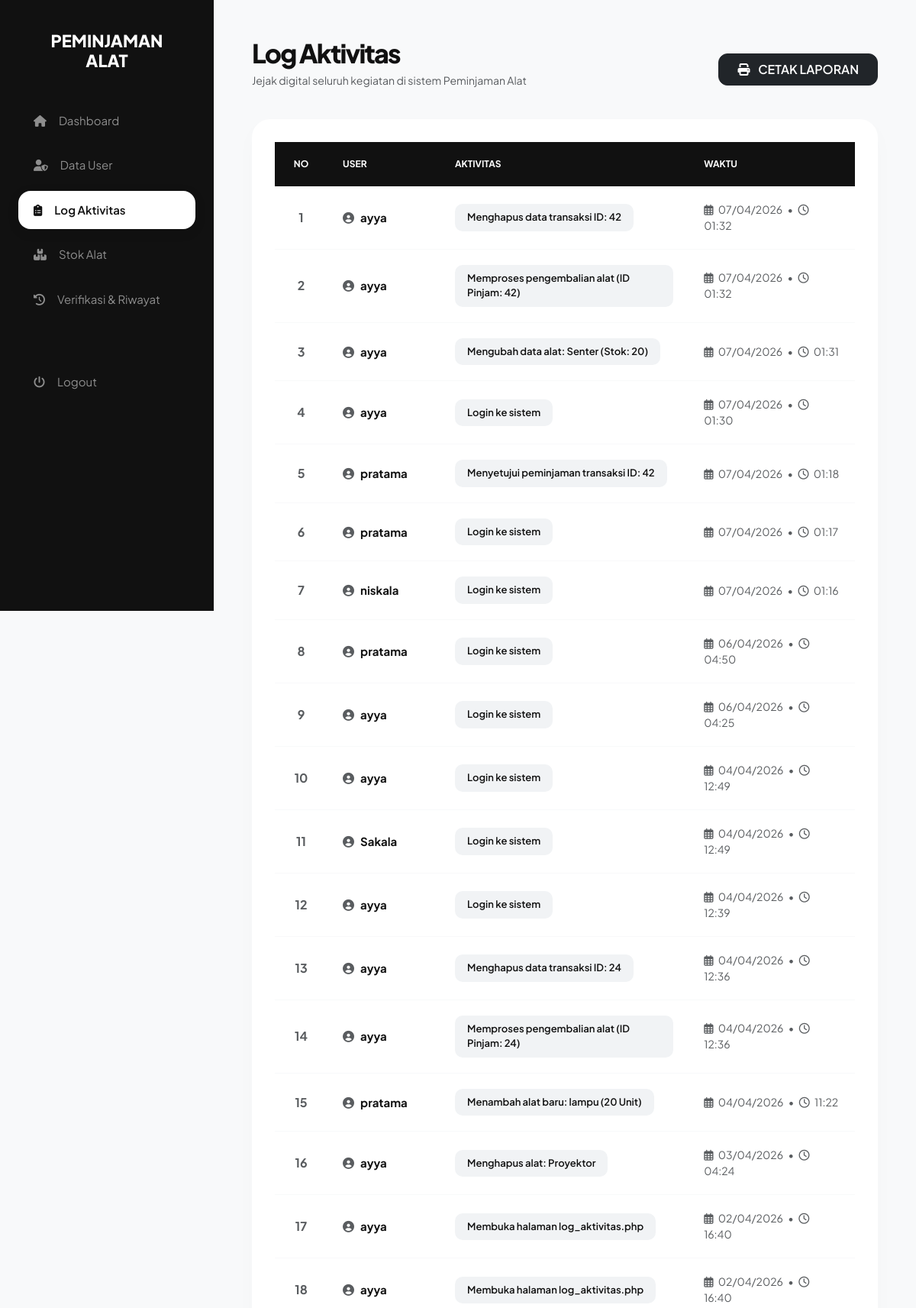
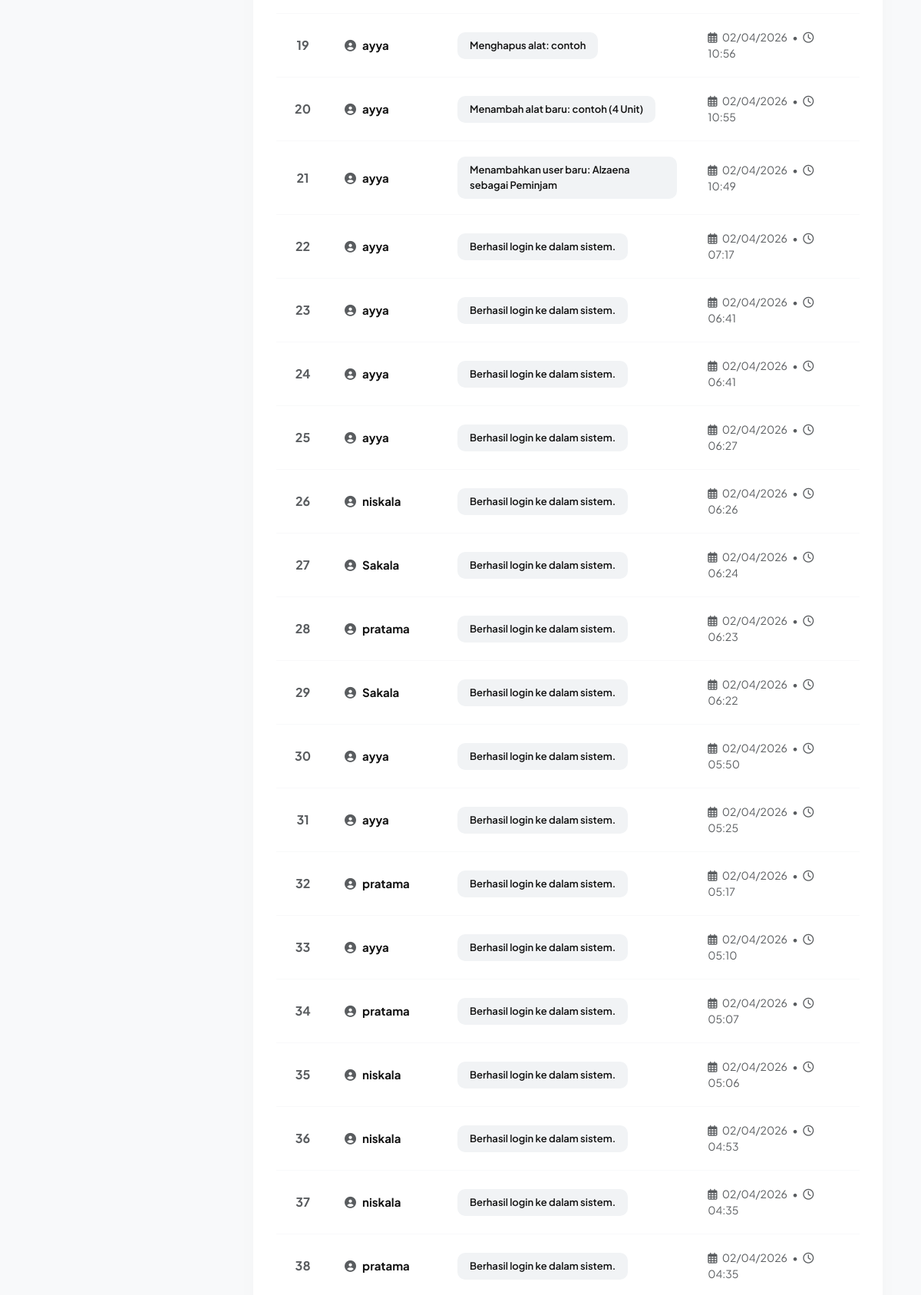
Page /views/admin/log_aktivitas.php (signed in, upper part) on the committed database (2 pictures, top to bottom).
### tables this page shows
CREATE TABLE `log_aktivitas` (
  `id` int(11) NOT NULL,
  `id_user` int(11) DEFAULT NULL,
  `aktivitas` text DEFAULT NULL,
  `waktu` timestamp NOT NULL DEFAULT current_timestamp()
);

CREATE TABLE `user` (
  `id` int(11) NOT NULL,
  `nama` varchar(100) DEFAULT NULL,
  `username` varchar(50) NOT NULL,
  `password` varchar(50) NOT NULL,
  `role` varchar(20) NOT NULL
);

### views/admin/log_aktivitas.php (the view, shortened to what this page needs)
<?php
include '../../model/m_koneksi.php';
?>
<!DOCTYPE html>
<html lang="en">
<head>
    <link href="https://cdn.jsdelivr.net/npm/bootstrap@5.3.0/dist/css/bootstrap.min.css" rel="stylesheet">
    <link rel="stylesheet" href="https://cdnjs.cloudflare.com/ajax/libs/font-awesome/6.5.1/css/all.min.css">
</head>
<body>
<div class="sidebar">
    <h2>PEMINJAMAN<br>ALAT</h2>
    <div class="nav flex-column">
        <a href="index.php" class="nav-link"><i class="fas fa-house me-3"></i> Dashboard</a>
        <a href="data_user.php" class="nav-link"><i class="fas fa-user-shield me-3"></i> Data User</a>
        <a href="log_aktivitas.php" class="nav-link active"><i class="fas fa-clipboard-list me-3"></i> Log Aktivitas</a>
        <a href="../alat/index.php" class="nav-link"><i class="fas fa-boxes-stacked me-3"></i> Stok Alat</a>
        <a href="../peminjaman/Datapeminjaman.php" class="nav-link"><i class="fas fa-clock-rotate-left me-3"></i> Verifikasi & Riwayat</a>
        <a href="../auth/logout.php" class="nav-link text-danger" style="margin-top: 50px;" onclick="return confirm('Yakin ingin keluar?')">
            <i class="fas fa-power-off me-3"></i> Logout
        </a>
    </div>
</div>
<div class="main-content">
    <div class="d-flex justify-content-between align-items-center mb-4">
        <div>
            <h1 class="page-title mb-1">Log Aktivitas</h1>
            <p class="text-muted small">Jejak digital seluruh kegiatan di sistem Peminjaman Alat</p>
        </div>
        <button class="btn btn-dark px-4 py-2" style="border-radius: 12px; font-weight: 600;" onclick="window.open('cetak_log.php', '_blank')">
            <i class="fas fa-print me-2"></i> CETAK LAPORAN
        </button>
    </div>
    <div class="table-container">
        <div class="table-responsive">
            <table class="table align-middle">
                <thead>
                    <tr>
                        <th width="5%" class="text-center">NO</th>
                        <th width="20%">USER</th>
                        <th width="45%">AKTIVITAS</th>
                        <th width="30%">WAKTU</th>
                    </tr>
                </thead>
                <tbody>
                    <?php
                    $no = 1;
                    $query = mysqli_query($conn, "SELECT log_aktivitas.*, user.username
                                                  FROM log_aktivitas
                                                  JOIN user ON log_aktivitas.id_user = user.id
                                                  ORDER BY log_aktivitas.id DESC");
                    if($query && mysqli_num_rows($query) > 0) :
                        while($row = mysqli_fetch_assoc($query)) :
                    ?>
                    <tr>
                        <td class="text-muted fw-bold text-center"><?= $no++; ?></td>
                        <td>
                            <span class="fw-bold" style="color: #111; font-size: 15px;">
                                <i class="fas fa-user-circle me-2 text-muted"></i><?= htmlspecialchars($row['username']); ?>
                            </span>
                        </td>
                        <td>
                            <span class="badge-aktivitas">
                                <?= htmlspecialchars($row['aktivitas']); ?>
                            </span>
                        </td>
                        <td class="text-muted small">
                            <i class="far fa-calendar-alt me-1"></i> <?= date('d/m/Y', strtotime($row['waktu'])); ?>
                            <span class="mx-1">•</span>
                            <i class="far fa-clock me-1"></i> <?= date('H:i', strtotime($row['waktu'])); ?>
                        </td>
                    </tr>
                    <?php
                        endwhile;
                    endif; ?>
                </tbody>
            </table>
        </div>
    </div>
</div>
</body>
</html>

### views/admin/log_aktivitas.php (style rules this page uses)
body { font-family: 'Plus Jakarta Sans', sans-serif; background: #f8f9fa; display: flex; margin: 0; min-height: 100vh; }
.sidebar { width: 280px; background: #111; color: white; padding: 40px 24px; position: fixed; height: 100vh; z-index: 1000; box-sizing: border-box; }
.sidebar h2 { font-size: 22px; font-weight: 800; text-align: center; margin-bottom: 40px; text-transform: uppercase; line-height: 1.2; color: white; }
.nav-link { color: #8e8e8e !important; padding: 14px 20px; border-radius: 16px; margin-bottom: 8px; display: flex; align-items: center; text-decoration: none !important; transition: 0.3s; font-size: 15px; }
.nav-link.active { background: #fff !important; color: #111 !important; font-weight: 600; box-shadow: 0 4px 15px rgba(0,0,0,0.1); }
.main-content { margin-left: 280px; padding: 50px; width: calc(100% - 280px); box-sizing: border-box; }
.page-title { font-weight: 800; font-size: 34px; letter-spacing: -1.8px; color: #111; }
.table-container { background: white; border-radius: 24px; padding: 30px; box-shadow: 0 10px 30px rgba(0,0,0,0.02); }
.table thead th { background: #111 !important; color: #fff !important; font-size: 12px; text-transform: uppercase; font-weight: 700; padding: 20px 20px; border: none !important; }
.table tbody td { padding: 20px 20px; border-color: #f8f9fa; vertical-align: middle; }
.badge-aktivitas { background: #f1f3f5; color: #111; font-size: 13px !important; font-weight: 600; padding: 8px 16px; border-radius: 10px; display: inline-block; }

### rows in the picture
log_aktivitas: id_user.username "ayya", aktivitas "Menghapus data transaksi ID: 42", waktu "07/04/2026", waktu "01:32"
log_aktivitas: id_user.username "ayya", aktivitas "Memproses pengembalian alat (ID Pinjam: 42)", waktu "07/04/2026", waktu "01:32"
log_aktivitas: id_user.username "ayya", aktivitas "Mengubah data alat: Senter (Stok: 20)", waktu "07/04/2026", waktu "01:31"
log_aktivitas: id_user.username "ayya", aktivitas "Login ke sistem", waktu "07/04/2026", waktu "01:30"
log_aktivitas: id_user.username "pratama", aktivitas "Menyetujui peminjaman transaksi ID: 42", waktu "07/04/2026", waktu "01:18"
log_aktivitas: id_user.username "pratama", aktivitas "Login ke sistem", waktu "07/04/2026", waktu "01:17"
log_aktivitas: id_user.username "niskala", aktivitas "Login ke sistem", waktu "07/04/2026", waktu "01:16"
log_aktivitas: id_user.username "pratama", aktivitas "Login ke sistem", waktu "06/04/2026", waktu "04:50"
log_aktivitas: id_user.username "ayya", aktivitas "Login ke sistem", waktu "06/04/2026", waktu "04:25"
log_aktivitas: id_user.username "ayya", aktivitas "Login ke sistem", waktu "04/04/2026", waktu "12:49"
log_aktivitas: id_user.username "Sakala", aktivitas "Login ke sistem", waktu "04/04/2026", waktu "12:49"
log_aktivitas: id_user.username "ayya", aktivitas "Login ke sistem", waktu "04/04/2026", waktu "12:39"
log_aktivitas: id_user.username "ayya", aktivitas "Menghapus data transaksi ID: 24", waktu "04/04/2026", waktu "12:36"
log_aktivitas: id_user.username "ayya", aktivitas "Memproses pengembalian alat (ID Pinjam: 24)", waktu "04/04/2026", waktu "12:36"
log_aktivitas: id_user.username "pratama", aktivitas "Menambah alat baru: lampu (20 Unit)", waktu "04/04/2026", waktu "11:22"
log_aktivitas: id_user.username "ayya", aktivitas "Menghapus alat: Proyektor", waktu "03/04/2026", waktu "04:24"
log_aktivitas: id_user.username "ayya", aktivitas "Membuka halaman log_aktivitas.php", waktu "02/04/2026", waktu "16:40"
log_aktivitas: id_user.username "ayya", aktivitas "Membuka halaman log_aktivitas.php", waktu "02/04/2026", waktu "16:40"
log_aktivitas: id_user.username "ayya", aktivitas "Menghapus alat: contoh", waktu "02/04/2026", waktu "10:56"
log_aktivitas: id_user.username "ayya", aktivitas "Menambah alat baru: contoh (4 Unit)", waktu "02/04/2026", waktu "10:55"
log_aktivitas: id_user.username "ayya", aktivitas "Menambahkan user baru: Alzaena sebagai Peminjam", waktu "02/04/2026", waktu "10:49"
log_aktivitas: id_user.username "ayya", aktivitas "Berhasil login ke dalam sistem.", waktu "02/04/2026", waktu "07:17"
log_aktivitas: id_user.username "ayya", aktivitas "Berhasil login ke dalam sistem.", waktu "02/04/2026", waktu "06:41"
log_aktivitas: id_user.username "ayya", aktivitas "Berhasil login ke dalam sistem.", waktu "02/04/2026", waktu "06:41"
log_aktivitas: id_user.username "ayya", aktivitas "Berhasil login ke dalam sistem.", waktu "02/04/2026", waktu "06:27"
log_aktivitas: id_user.username "niskala", aktivitas "Berhasil login ke dalam sistem.", waktu "02/04/2026", waktu "06:26"
log_aktivitas: id_user.username "Sakala", aktivitas "Berhasil login ke dalam sistem.", waktu "02/04/2026", waktu "06:24"
log_aktivitas: id_user.username "pratama", aktivitas "Berhasil login ke dalam sistem.", waktu "02/04/2026", waktu "06:23"
log_aktivitas: id_user.username "Sakala", aktivitas "Berhasil login ke dalam sistem.", waktu "02/04/2026", waktu "06:22"
log_aktivitas: id_user.username "ayya", aktivitas "Berhasil login ke dalam sistem.", waktu "02/04/2026", waktu "05:50"
log_aktivitas: id_user.username "ayya", aktivitas "Berhasil login ke dalam sistem.", waktu "02/04/2026", waktu "05:25"
log_aktivitas: id_user.username "pratama", aktivitas "Berhasil login ke dalam sistem.", waktu "02/04/2026", waktu "05:17"
log_aktivitas: id_user.username "ayya", aktivitas "Berhasil login ke dalam sistem.", waktu "02/04/2026", waktu "05:10"
log_aktivitas: id_user.username "pratama", aktivitas "Berhasil login ke dalam sistem.", waktu "02/04/2026", waktu "05:07"
log_aktivitas: id_user.username "niskala", aktivitas "Berhasil login ke dalam sistem.", waktu "02/04/2026", waktu "05:06"
log_aktivitas: id_user.username "niskala", aktivitas "Berhasil login ke dalam sistem.", waktu "02/04/2026", waktu "04:53"
log_aktivitas: id_user.username "niskala", aktivitas "Berhasil login ke dalam sistem.", waktu "02/04/2026", waktu "04:35"
log_aktivitas: id_user.username "pratama", aktivitas "Berhasil login ke dalam sistem.", waktu "02/04/2026", waktu "04:35"
